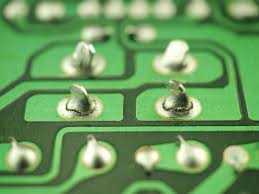
#> input picture data/original/anh_2.jpg, 259 x 194 px; its folder holds 4 pictures in this run
$ python main.py   (older library calls are emulated)
#> lines starting #> are read from the running program, lines starting #| are printed output that depends on the picture; after the words box and inside, x2 and y2 are one past the last pixel; in counts of white or black regions, pixels touching at a corner belong together
### src/utils/pre_processor.py
import cv2
import numpy as np


class ImagePreProcessor:
    def __init__(self):
        pass

    def load_and_create_mask(self, image_path):
        """
        Đọc ảnh và tạo mặt nạ nhị phân (Solid Mask).
        """
#> called with image_path = 'data/original/anh_2.jpg'
        # 1. Đọc ảnh
        img = cv2.imread(image_path)
#> img is the input picture: shape (194, 259, 3); mean B, G, R 94.7, 154.6, 107.2
        if img is None:
            print(f"Lỗi: Không thể đọc ảnh tại {image_path}")
            return None, None

        # 2. Chuyển sang ảnh xám
        gray = cv2.cvtColor(img, cv2.COLOR_BGR2GRAY)
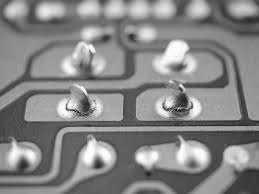
#> gray: shape (194, 259); min 4, max 255, mean 133.6

        # 3. Làm mờ nhẹ (Kernel 3x3 như bạn đã chọn)
        blurred = cv2.GaussianBlur(gray, (3, 3), 0)

        # 4. Otsu Threshold
        _, mask = cv2.threshold(blurred, 0, 255, cv2.THRESH_BINARY + cv2.THRESH_OTSU)
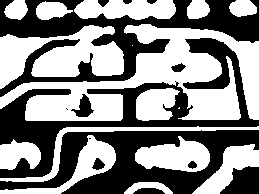
#> mask: shape (194, 259); 52.7% white; 14 black regions (2 under 20 px), largest, box (x1, y1, x2, y2) and area: (0, 0, 259, 97) 7729, (0, 38, 259, 178) 7283, (0, 130, 259, 194) 7223

        # 5. Morphology (Khắc phục phân mảnh)
        # Kernel 3x3 hình Ellipse
        kernel_fill = cv2.getStructuringElement(cv2.MORPH_ELLIPSE, (3, 3))

        # Close mạnh (iter=3) để hàn gắn mảnh vỡ
        mask_solid = cv2.morphologyEx(mask, cv2.MORPH_CLOSE, kernel_fill, iterations=3)
#> mask_solid: shape (194, 259); 56.1% white; 22 black regions, largest, box (x1, y1, x2, y2) and area: (63, 130, 259, 194) 5727, (0, 0, 169, 81) 3664, (0, 89, 69, 178) 2850

        # Dilate nhẹ (iter=1) để gia cố cầu nối
        mask_solid = cv2.dilate(mask_solid, kernel_fill, iterations=1)
#> mask_solid: shape (194, 259); 62.3% white; 23 black regions (4 under 20 px)

        return img, mask_solid

### src/algorithms/prewitt.py
import cv2
import numpy as np


class PrewittProcessor:
    def __init__(self):
        # Định nghĩa Kernel Prewitt cố định
        self.kx = np.array([[-1, 0, 1], [-1, 0, 1], [-1, 0, 1]], dtype=np.float32)
        self.ky = np.array([[1, 1, 1], [0, 0, 0], [-1, -1, -1]], dtype=np.float32)

    def compute_edges(self, img_input):
        """
        Tính toán biên Prewitt trên ảnh đầu vào.
        """
        # Tính Gradient X và Y
        gx = cv2.filter2D(img_input, cv2.CV_32F, self.kx)
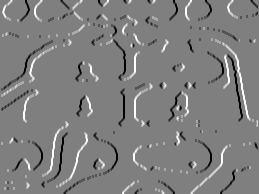
#> gx: shape (194, 259) float32; min -765, max 765, mean 0.3; drawn with min black and max white
        gy = cv2.filter2D(img_input, cv2.CV_32F, self.ky)
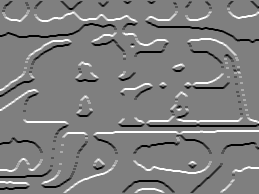
#> gy: shape (194, 259) float32; min -765, max 765, mean 0.7; drawn with min black and max white

        # Tính độ lớn (Magnitude)
        mag = cv2.magnitude(gx, gy)
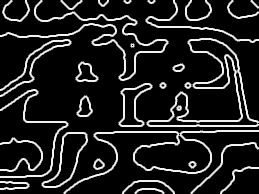
#> mag: shape (194, 259) float32; min 0, max 806.4, mean 105.1; drawn with min black and max white

        # Chuẩn hóa về 0-255
        edge = cv2.normalize(mag, None, 0, 255, cv2.NORM_MINMAX).astype(np.uint8)

        return edge

### src/algorithms/scan_errors.py
import cv2
import numpy as np


class ErrorScanner:
    def scan(self, mask, original_img):
        """
        Tìm kiếm lỗi dựa trên so sánh diện tích trung vị.
        """
        # 1. Tìm Contours
        contours, _ = cv2.findContours(mask, cv2.RETR_EXTERNAL, cv2.CHAIN_APPROX_SIMPLE)
#> contours = 9 contours, 2 with area under 20; largest, box (x1, y1, x2, y2) and area: (0, 0, 259, 194) 28046, (191, 143, 259, 194) 1440, (0, 138, 42, 171) 940, (228, 0, 259, 18) 396, (3, 0, 29, 21) 376, (186, 0, 211, 20) 375, (123, 181, 174, 194) 345

        # 2. Lọc rác nhỏ
        valid_cnts = [c for c in contours if cv2.contourArea(c) > 100]
#> valid_cnts = 7 contours; box (x1, y1, x2, y2) and area: (0, 0, 259, 194) 28046, (191, 143, 259, 194) 1440, (0, 138, 42, 171) 940, (228, 0, 259, 18) 396, (3, 0, 29, 21) 376, (186, 0, 211, 20) 375, (123, 181, 174, 194) 345

        if not valid_cnts:
            print("Cảnh báo: Không tìm thấy mối hàn nào.")
            return original_img

        # 3. Tính diện tích trung vị (Median)
        areas = [cv2.contourArea(c) for c in valid_cnts]
#> areas = [345, 1439.5, 940.5, 396, 375, 28046.5, 376.5]
        median_area = np.median(areas)
#> median_area = 396
        print(f"[INFO] Median Area: {median_area}")
#| [INFO] Median Area: 396.0

        output = original_img.copy()

        # 4. Duyệt và bắt lỗi
        for cnt in valid_cnts:
            area = cv2.contourArea(cnt)
            x, y, w, h = cv2.boundingRect(cnt)

            # --- LOGIC BẮT LỖI ---
            # Ngưỡng: Lớn hơn 1.6 lần trung bình -> Lỗi
            if area > (median_area * 1.6):
                # Vẽ ĐỎ
                cv2.rectangle(output, (x, y), (x + w, y + h), (0, 0, 255), 2)

                ratio = area / median_area
                label = f"ERR:{ratio:.1f}x"
                cv2.putText(output, label, (x, y - 5),
                            cv2.FONT_HERSHEY_SIMPLEX, 0.5, (0, 0, 255), 2)
            else:
                # Vẽ XANH
                cv2.rectangle(output, (x, y), (x + w, y + h), (0, 255, 0), 2)
#> this loop made 7 passes
#> (area, x, y, w, h, ratio, label) on passes 2, 3, 6: (1439.5, 191, 143, 68, 51, 3.64, 'ERR:3.6x'), (940.5, 0, 138, 42, 33, 2.38, 'ERR:2.4x'), (28046.5, 0, 0, 259, 194, 70.82, 'ERR:70.8x')
#> (area, x, y, w, h) on passes 1, 4, 5, 7: (345, 123, 181, 51, 13), (396, 228, 0, 31, 18), (375, 186, 0, 25, 20), (376.5, 3, 0, 26, 21)
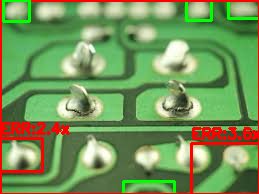
#> output: shape (194, 259, 3); 7.59% of pixels changed, all inside (x1, y1, x2, y2) = (0, 0, 259, 194)

        return output

### src/app/app.py
import cv2
from matplotlib import pyplot as plt

from src.algorithms.prewitt import PrewittProcessor
from src.algorithms.scan_errors import ErrorScanner
from src.utils.pre_processor import ImagePreProcessor


def app(image_path):
    # 2. Khởi tạo các module
    pre_proc = ImagePreProcessor()
    prewitt = PrewittProcessor()
    scanner = ErrorScanner()

    # --- BƯỚC 1: TIỀN XỬ LÝ ---
    # Lấy ảnh gốc và Mask đã làm sạch
    original_img, mask_solid = pre_proc.load_and_create_mask(image_path)

    if original_img is None: return

    # --- BƯỚC 2: TÌM BIÊN (PREWITT) ---
    # Chạy trên Mask để biên sạch đẹp
    edge_img = prewitt.compute_edges(mask_solid)

    # --- BƯỚC 3: QUÉT LỖI ---
    # Phân tích Mask và vẽ kết quả lên ảnh gốc
    result_img = scanner.scan(mask_solid, original_img)

    # --- BƯỚC 4: HIỂN THỊ KẾT QUẢ ---
    titles = ['Original', 'Solid Mask (Clean)', 'Prewitt Edges', 'Final Result']
    images = [original_img, mask_solid, edge_img, result_img]

    plt.figure(figsize=(12, 8))
    for i in range(4):
        plt.subplot(2, 2, i + 1)
        plt.title(titles[i])

        # Xử lý màu sắc để hiển thị đúng trên Matplotlib
        if len(images[i].shape) == 2:  # Ảnh xám
            plt.imshow(images[i], cmap='gray')
        else:  # Ảnh màu BGR -> RGB
            plt.imshow(cv2.cvtColor(images[i], cv2.COLOR_BGR2RGB))

        plt.axis('off')
    plt.tight_layout()
    plt.show()
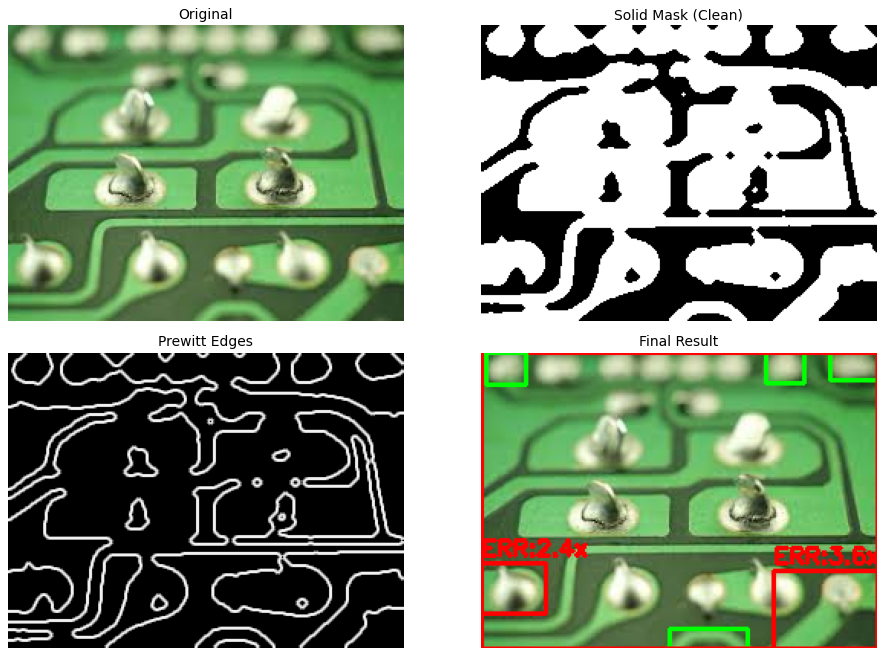
#> figure drawn by matplotlib, 4 panels

### src/core/config.py
import os
from functools import lru_cache


class Settings:
    ORIGINAL = r"data/original/"
    PROCESSED = r"data/processed/"
    CUSTOM = r"data/custom/"


    @property
    def ORIGINAL_IMAGES(self):
        valid_extensions = (".jpg", ".png", ".jpeg")
        files = [
            f for f in os.listdir(self.ORIGINAL)
            if f.startswith("anh_") and f.endswith(valid_extensions)
        ]

        files_sorted = sorted(
            files, key=lambda x: int(x.split('_')[1].split('.')[0])
        )
        return [None] + files_sorted

    # [11 lines left out: function PROCESSED_IMAGES, not called in this run]

    # ORIGINAL_IMAGES = [None] + [
    #     fr"anh_{i}.jpg" for i in range(1, 8)
    # ]

@lru_cache
def get_setting() -> Settings:
    return Settings()

### main.py
from src.app.app import app
from src.core.config import Settings

if __name__ == "__main__":
    settings = Settings()
    app(settings.ORIGINAL + settings.ORIGINAL_IMAGES[2])
